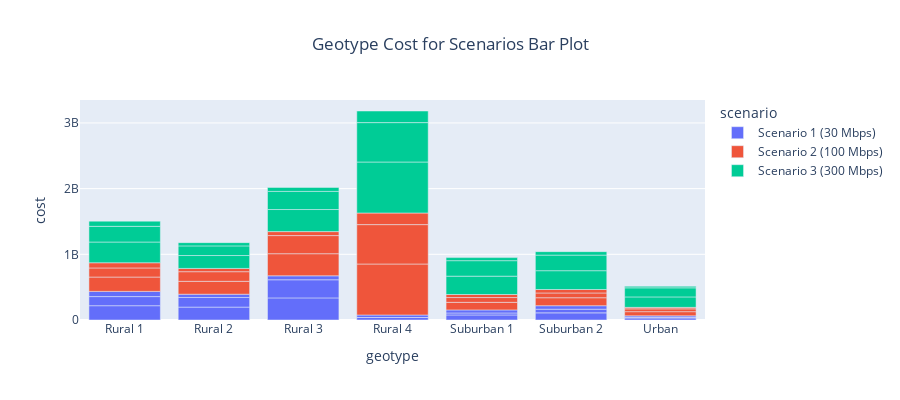

Write notebook code for a chart like this one.
### Markdown cell above
### Geotype Cost for Scenarios Bar Plot

### Code cell
geo_cost_bar = px.bar(df, x="geotype", y="cost", color='scenario', title="Geotype Cost for Scenarios Bar Plot",
labels={'pop':'strategy'}, height=400)
geo_cost_bar.update_layout(title_x=0.5)

geo_cost_bar.show()

### Figure 1 — Plotly figure (JSON) as saved in the notebook; plotly's stock layout.template omitted (floating-point values rounded to 4 significant figures)
{"data": [{"alignmentgroup": "True", "hovertemplate": "scenario=Scenario 1 (30 Mbps)<br>geotype=%{x}<br>cost=%{y}<extra></extra>", "legendgroup": "Scenario 1 (30 Mbps)", "marker": {"color": "#636efa", "pattern": {"shape": ""}}, "name": "Scenario 1 (30 Mbps)", "offsetgroup": "Scenario 1 (30 Mbps)", "orientation": "v", "showlegend": true, "textposition": "auto", "type": "bar", "x": ["Rural 1", "Rural 1", "Rural 1", "Rural 2", "Rural 2", "Rural 2", "Rural 3", "Rural 3", "Rural 3", "Rural 4", "Rural 4", "Rural 4", "Suburban 1", "Suburban 1", "Suburban 1", "Suburban 2", "Suburban 2", "Suburban 2", "Urban", "Urban", "Urban"], "xaxis": "x", "y": [217900000.0, 138700000.0, 79190000.0, 196300000.0, 146800000.0, 49580000.0, 336400000.0, 275900000.0, 60520000.0, 38110000.0, 0, 38110000.0, 76700000.0, 30110000.0, 46590000.0, 108800000.0, 55890000.0, 52870000.0, 30690000.0, 9610000.0, 22660000.0], "yaxis": "y"}, {"alignmentgroup": "True", "hovertemplate": "scenario=Scenario 2 (100 Mbps)<br>geotype=%{x}<br>cost=%{y}<extra></extra>", "legendgroup": "Scenario 2 (100 Mbps)", "marker": {"color": "#EF553B", "pattern": {"shape": ""}}, "name": "Scenario 2 (100 Mbps)", "offsetgroup": "Scenario 2 (100 Mbps)", "orientation": "v", "showlegend": true, "textposition": "auto", "type": "bar", "x": ["Rural 1", "Rural 1", "Rural 1", "Rural 2", "Rural 2", "Rural 2", "Rural 3", "Rural 3", "Rural 3", "Rural 4", "Rural 4", "Rural 4", "Suburban 1", "Suburban 1", "Suburban 1", "Suburban 2", "Suburban 2", "Suburban 2", "Urban", "Urban", "Urban"], "xaxis": "x", "y": [217900000.0, 138700000.0, 79190000.0, 196300000.0, 146800000.0, 49580000.0, 336400000.0, 275900000.0, 60520000.0, 776500000.0, 599600000.0, 176800000.0, 115700000.0, 72540000.0, 46590000.0, 121551166, 72410000.0, 52870000.0, 63850000.0, 42950000.0, 22660000.0], "yaxis": "y"}, {"alignmentgroup": "True", "hovertemplate": "scenario=Scenario 3 (300 Mbps)<br>geotype=%{x}<br>cost=%{y}<extra></extra>", "legendgroup": "Scenario 3 (300 Mbps)", "marker": {"color": "#00cc96", "pattern": {"shape": ""}}, "name": "Scenario 3 (300 Mbps)", "offsetgroup": "Scenario 3 (300 Mbps)", "orientation": "v", "showlegend": true, "textposition": "auto", "type": "bar", "x": ["Rural 1", "Rural 1", "Rural 1", "Rural 2", "Rural 2", "Rural 2", "Rural 3", "Rural 3", "Rural 3", "Rural 4", "Rural 4", "Rural 4", "Suburban 1", "Suburban 1", "Suburban 1", "Suburban 2", "Suburban 2", "Suburban 2", "Urban", "Urban", "Urban"], "xaxis": "x", "y": [315500000.0, 239000000.0, 79190000.0, 196300000.0, 146800000.0, 49580000.0, 336400000.0, 275900000.0, 60520000.0, 776500000.0, 599600000.0, 176800000.0, 279200000.0, 236000000.0, 46590000.0, 286300000.0, 237100000.0, 52870000.0, 159100000.0, 138200000.0, 22660000.0], "yaxis": "y"}], "layout": {"barmode": "relative", "height": 400, "legend": {"title": {"text": "scenario"}, "tracegroupgap": 0}, "title": {"text": "Geotype Cost for Scenarios Bar Plot", "x": 0.5}, "xaxis": {"anchor": "y", "domain": [0, 1], "title": {"text": "geotype"}}, "yaxis": {"anchor": "x", "domain": [0, 1], "title": {"text": "cost"}}}}
